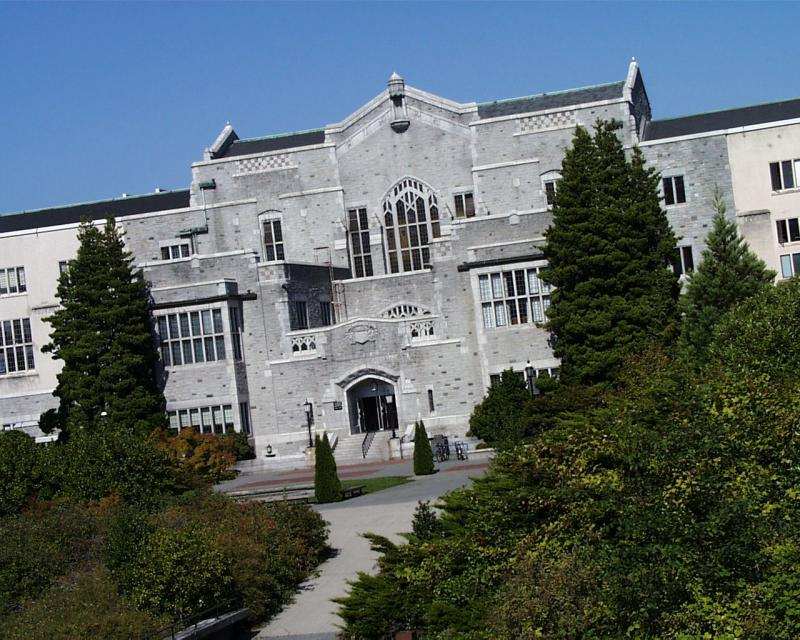
#> input picture networks/img1.jpg, 800 x 640 px, found by its file name; the run also reads 1 picture not shown here
$ jupyter execute --allow-errors '(CVPR) Adaptive softassign matching.ipynb'
#> lines starting #> are read from the running program, lines starting #| are printed output that depends on the picture
[cell 1]
import time
import networkx
import numpy as np
import scipy
from scipy.optimize import linear_sum_assignment
import cv2

[cell 2]
# [31 lines left out: functions compute_alpha, tr_dot, hugarian, not called in this run]

[cell 3]
# [100 lines left out: functions graphmatch_ASM, softassign, sinkhorn, adaptive_softassign, not called in this run]

# Protein network

#> (a cell that did not finish here is left out)

#> (a cell that did not finish here is left out)

#> (a cell that did not finish here is left out)

# Matching on real image
In this set of experiments,weighted graphs were constructed from images. SIFT(Scale-invariant feature transform) feature descriptor is applied to images. Nodes are selected from key points and edges represent Euclidean distance between nodes.

[cell 7]
img1 = cv2.imread("C:/Users/25493/Desktop/networks/img1.jpg")
#> img1 is the input picture: shape (640, 800, 3); mean B, G, R 103.5, 101.1, 89.3
img2 = cv2.imread("C:/Users/25493/Desktop/networks/img2.jpg")
gray1 = cv2.cvtColor(img1, cv2.COLOR_BGR2GRAY)
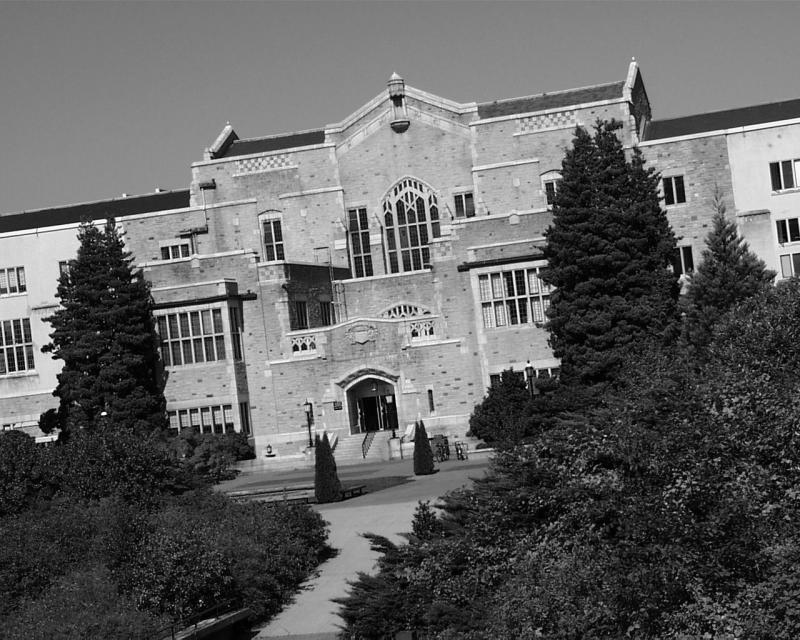
#> gray1: shape (640, 800); min 0, max 255, mean 97.8
gray2 = cv2.cvtColor(img2, cv2.COLOR_BGR2GRAY)
lenth, wide=gray1.shape
#> lenth = 640; wide = 800

## Extract key points

[cell 8]
sift = cv2.xfeatures2d.SIFT_create(nfeatures=1000)
kp1, des1 = sift.detectAndCompute(gray1,None)
#> kp1 = 1000 keypoints; strongest (x, y, size): (295, 348, 4.2), (70, 282, 1.8), (414, 334, 4.3), (304, 347, 4)
kp2, des2 = sift.detectAndCompute(gray2,None)
#> kp2 = 1000 keypoints; strongest (x, y, size): (295, 348, 4.1), (414, 334, 4.2), (406, 194, 2), (304, 347, 3.9)

future1=np.mat(des1)
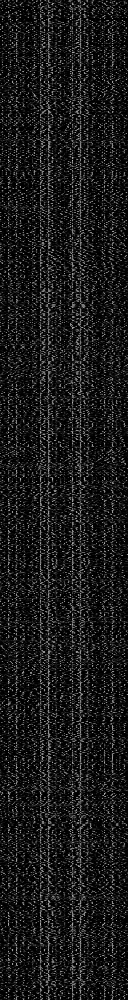
#> future1: shape (1000, 128) float32; min 0, max 191, mean 26.2
future2=np.mat(des2)
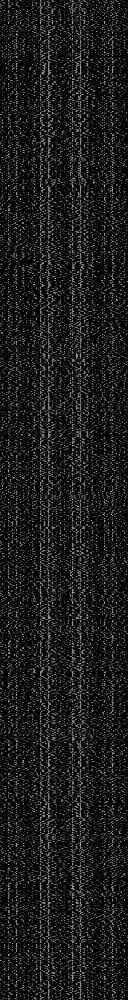
#> future2: shape (1000, 128) float32; min 0, max 190, mean 26.2

[cell 9]
# The key points in picture

# img_with_keypoints = cv2.drawKeypoints(img1, kp1, None, flags = cv2.DRAW_MATCHES_FLAGS_DRAW_RICH_KEYPOINTS)
# cv2.imshow('Image with SIFT Keypoints', img_with_keypoints)
# cv2.waitKey(0)  # Click 'space bar' to close the picture
# cv2.destroyAllWindows()

## Construct  adjacency matrices

[cell 10]
def coordinate(point):
    coordinates=np.mat(np.zeros((len(point),2)))
#> coordinates = 1000 pairs, first value 0 to 0, second value 0 to 0
    for i in range(len(point)):   # range(i)=range(0,i)=[0,i)
        for j in range(2):
            coordinates[i, j] = point[i].pt[j]
#> after the loop, coordinates = 1000 pairs, first value 4.14 to 795.9, second value 75.67 to 636.2
    return coordinates


def EuclidMatrix(coordinates):
    n = coordinates.shape[0]
    edge = np.mat(np.zeros((n, n)))
    for i in range(n):
        for j in range(i + 1, n):
            diffe = coordinates[i] - coordinates[j]
            edge[i, j] = np.sqrt(np.sum(np.multiply(diffe, diffe)))
            #linalg.norm(diffe,ord=2)
            edge[j, i] = edge[i, j]
    return edge

[cell 11]
coordinates1=coordinate(kp1)
#> coordinates1 has the same summary as coordinates in coordinate
coordinates2=coordinate(kp2)
#> coordinates2 = 1000 pairs, first value 4.13 to 795.8, second value 72.16 to 636
adjacency1= EuclidMatrix(coordinates1)
#> after the loop in EuclidMatrix, `for i in range(n):`:
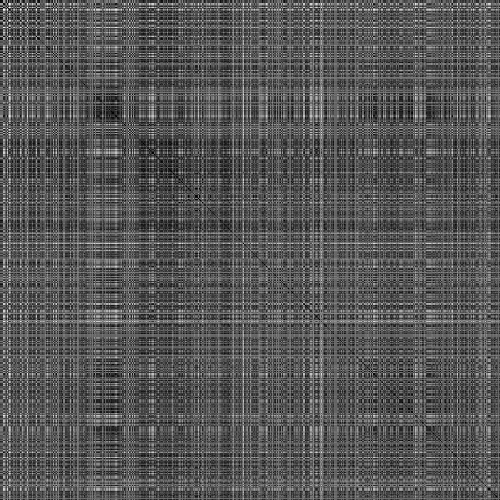
#> edge: shape (1000, 1000) float64 (shown at 1/2 size); min 0, max 834.2, mean 284.1; drawn with min black and max white
adjacency2= EuclidMatrix(coordinates2)
#> after the loop in EuclidMatrix (call 2), `for i in range(n):`:
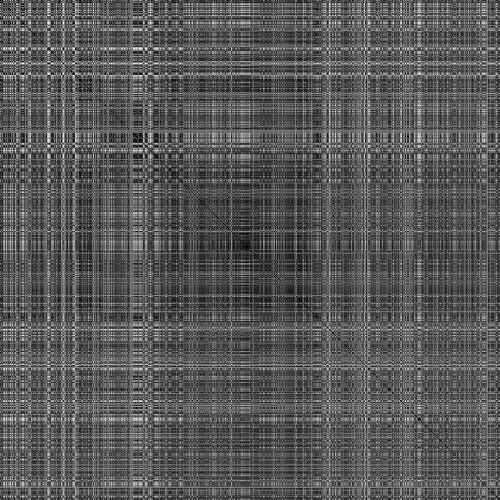
#> edge: shape (1000, 1000) float64 (shown at 1/2 size); min 0, max 829, mean 289.2; drawn with min black and max white
